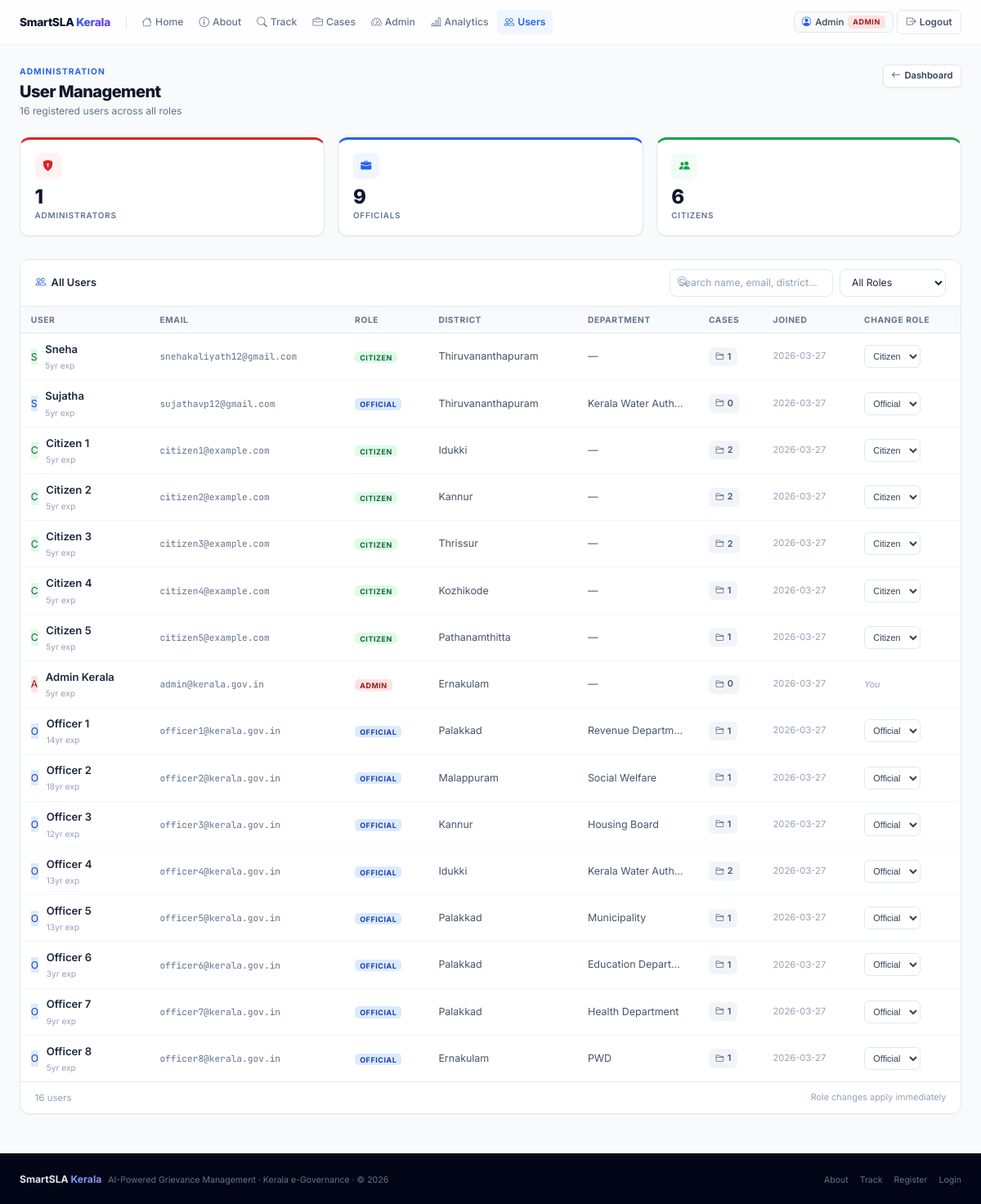
Page /admin/users (signed in) on the committed database.
### tables this page shows
CREATE TABLE users (
        id INTEGER PRIMARY KEY AUTOINCREMENT,
        name TEXT NOT NULL,
        email TEXT UNIQUE NOT NULL,
        password TEXT NOT NULL,
        role TEXT DEFAULT 'citizen',
        district TEXT,
        department TEXT,
        experience_years INTEGER DEFAULT 5,
        created_at TEXT DEFAULT (datetime('now'))
    );

### app.py (the view)
@app.route('/admin/users')
@login_required
@role_required('admin')
def admin_users():
    users = query_db('SELECT * FROM users ORDER BY created_at DESC')
    user_stats = {}
    for u in users:
        uid = u['id']
        total = query_db('SELECT COUNT(*) FROM complaints WHERE user_id=? OR assigned_to=?',[uid,uid],one=True)[0]
        user_stats[uid] = total
    return render_template('admin/users.html', users=users, user_stats=user_stats)

### app.py (called while the page is built)
def get_db():
    db = getattr(g, '_database', None)
    if db is None:
        db = g._database = sqlite3.connect(DATABASE)
        db.row_factory = sqlite3.Row
    return db

def query_db(query, args=(), one=False):
    cur = get_db().execute(query, args)
    rv = cur.fetchall()
    return (rv[0] if rv else None) if one else rv

def login_required(f):
    @wraps(f)
    def dec(*a, **kw):
        if 'user_id' not in session:
            flash('Please log in first.','warning')
            return redirect(url_for('login'))
        return f(*a, **kw)
    return dec

def role_required(*roles):
    def decorator(f):
        @wraps(f)
        def dec(*a, **kw):
            if 'user_id' not in session: return redirect(url_for('login'))
            if session.get('user_role') not in roles:
                flash('Access denied.','danger')
                return redirect(url_for('index'))
            return f(*a, **kw)
        return dec
    return decorator

### templates/admin/users.html (shortened to what this page needs)
{% extends 'base.html' %}{% block title %}User Management — SmartSLA{% endblock %}
{% block content %}
<div class="page-wrap">
  <div class="page-header a1">
    <div>
      <div class="section-label" style="color:var(--pri)">Administration</div>
      <div class="page-title">User Management</div>
      <div class="page-subtitle">{{ users|length }} registered users across all roles</div>
    </div>
    <a href="{{ url_for('admin_dashboard') }}" class="btn btn-outline btn-sm"><i class="bi bi-arrow-left"></i>Dashboard</a>
  </div>
  {% set n_admins   = users|selectattr('role','equalto','admin')   |list|length %}
  {% set n_officials= users|selectattr('role','equalto','official')|list|length %}
  {% set n_citizens = users|selectattr('role','equalto','citizen') |list|length %}
  <div class="grid-3 a2" style="margin-bottom:1.75rem">
    <div class="kpi kpi-top kpi-red">
      <div class="kpi-ic kpi-ic-red"><i class="bi bi-shield-lock-fill"></i></div>
      <div class="kpi-n" data-cu="{{ n_admins }}">{{ n_admins }}</div>
      <div class="kpi-l">Administrators</div>
    </div>
    <div class="kpi kpi-top kpi-blue">
      <div class="kpi-ic kpi-ic-blue"><i class="bi bi-briefcase-fill"></i></div>
      <div class="kpi-n" data-cu="{{ n_officials }}">{{ n_officials }}</div>
      <div class="kpi-l">Officials</div>
    </div>
    <div class="kpi kpi-top kpi-green">
      <div class="kpi-ic kpi-ic-green"><i class="bi bi-people-fill"></i></div>
      <div class="kpi-n" data-cu="{{ n_citizens }}">{{ n_citizens }}</div>
      <div class="kpi-l">Citizens</div>
    </div>
  </div>
  <div class="card a3">
    <div class="card-hd" style="flex-wrap:wrap;gap:.6rem">
      <span class="card-ht"><i class="bi bi-people" style="color:var(--pri)"></i>All Users</span>
      <div class="filter-row">
        <div class="input-group" style="min-width:200px">
          <input type="text" id="uSrch" class="form-input" placeholder="Search name, email, district…"/>
        </div>
        <select id="rFilt" class="form-select" style="width:130px">
          <option value="">All Roles</option>
        </select>
      </div>
    </div>
    <div style="overflow-x:auto">
      <table class="table" id="uTbl">
        <thead>
          <tr>
            <th>User</th>
            <th>Email</th>
            <th>Role</th>
            <th>District</th>
            <th>Department</th>
            <th>Cases</th>
            <th>Joined</th>
            <th>Change Role</th>
          </tr>
        </thead>
        <tbody>
          {% for u in users %}
          <tr data-role="{{ u['role'] }}" data-search="{{ u['name']|lower }} {{ u['email']|lower }} {{ (u['district'] or '')|lower }}">
            <td>
              <div style="display:flex;align-items:center;gap:.6rem">
                <div class="uav uav-{{ u['role'] }}">{{ u['name'][:1].upper() }}</div>
                <div>
                  <div class="u-name">{{ u['name'] }}</div>
                  {% if u['experience_years'] %}<div class="u-exp">{{ u['experience_years'] }}yr exp</div>{% endif %}
                </div>
              </div>
            </td>
            <td><span class="u-email">{{ u['email'] }}</span></td>
            <td><span class="rb rb-{{ u['role'] }}">{{ u['role'] }}</span></td>
            <td style="font-size:.78rem;color:var(--g600)">{{ u['district'] or '—' }}</td>
            <td style="font-size:.78rem;color:var(--g600);max-width:120px;white-space:nowrap;overflow:hidden;text-overflow:ellipsis">{{ u['department'] or '—' }}</td>
            <td>
              <span class="case-chip"><i class="bi bi-folder2"></i>{{ user_stats.get(u['id'], 0) }}</span>
            </td>
            <td style="font-size:.7rem;color:var(--g400);white-space:nowrap">
              {{ u['created_at'][:10] if u['created_at'] else '—' }}
            </td>
            <td>
              {% if u['id'] != session.user_id %}
              <form method="POST" action="{{ url_for('toggle_user_role', uid=u['id']) }}" style="display:inline">
                <select name="role" class="role-sel" onchange="this.form.submit()">
                  {% for r in ['citizen','official','admin'] %}
                  <option value="{{ r }}" {{ 'selected' if u['role']==r }}>{{ r|capitalize }}</option>
                  {% endfor %}
                </select>
              </form>
              {% else %}
              <span style="font-size:.68rem;color:var(--g400);font-style:italic">You</span>
              {% endif %}
            </td>
          </tr>
          {% endfor %}
        </tbody>
      </table>
    </div>
    <div style="padding:.6rem 1.1rem;border-top:1px solid var(--bdr);display:flex;align-items:center;justify-content:space-between">
      <span id="uCount" style="font-size:.72rem;color:var(--g400)">{{ users|length }} users</span>
      <span style="font-size:.68rem;color:var(--g400)">Role changes apply immediately</span>
    </div>
  </div>
</div>
{% endblock %}

### templates/base.html (shortened to what this page needs)
<!DOCTYPE html>
<html lang="en">
<head>
  <link href="https://cdn.jsdelivr.net/npm/bootstrap-icons@1.11.3/font/bootstrap-icons.css" rel="stylesheet"/>
</head>
<body>
<nav class="navbar" id="mainNav"><div class="nb">
  <a href="{{ url_for('index') }}" class="brand"><span class="brand-t">SmartSLA <span>Kerala</span></span></a>
  <div class="nlinks" id="navLinks">
    {% set cur=request.endpoint or '' %}
    <a href="{{ url_for('index') }}" class="nlink {{'active' if cur=='index'}}"><i class="bi bi-house"></i>Home</a>
    <a href="{{ url_for('about') }}" class="nlink {{'active' if cur=='about'}}"><i class="bi bi-info-circle"></i>About</a>
    <a href="{{ url_for('track') }}" class="nlink {{'active' if cur=='track'}}"><i class="bi bi-search"></i>Track</a>
    {% if session.user_role=='citizen' %}
      <a href="{{ url_for('submit_complaint') }}" class="nlink {{'active' if cur=='submit_complaint'}}"><i class="bi bi-plus-circle"></i>File</a>
      <a href="{{ url_for('citizen_dashboard') }}" class="nlink {{'active' if cur=='citizen_dashboard'}}"><i class="bi bi-grid"></i>My Cases</a>
    {% elif session.user_role in ('official','admin') %}
      <a href="{{ url_for('official_dashboard') }}" class="nlink {{'active' if cur=='official_dashboard'}}"><i class="bi bi-briefcase"></i>Cases</a>
    {% endif %}
    {% if session.user_role=='admin' %}
      <a href="{{ url_for('admin_dashboard') }}" class="nlink {{'active' if cur=='admin_dashboard'}}"><i class="bi bi-speedometer2"></i>Admin</a>
      <a href="{{ url_for('analytics') }}" class="nlink {{'active' if cur=='analytics'}}"><i class="bi bi-bar-chart-line"></i>Analytics</a>
      <a href="{{ url_for('admin_users') }}" class="nlink {{'active' if cur=='admin_users'}}"><i class="bi bi-people"></i>Users</a>
    {% endif %}
  </div>
  <div class="nright">
    {% if session.user_id %}
      <div class="uchip"><i class="bi bi-person-circle" style="color:var(--pri)"></i><span>{{ session.user_name.split()[0] }}</span><span class="rb rb-{{ session.user_role }}">{{ session.user_role }}</span></div>
      <a href="{{ url_for('logout') }}" class="bnav bnav-g"><i class="bi bi-box-arrow-right"></i><span>Logout</span></a>
    {% else %}
      <a href="{{ url_for('login') }}" class="bnav bnav-g">Sign In</a>
      <a href="{{ url_for('register') }}" class="bnav bnav-p"><i class="bi bi-person-plus"></i><span>Register</span></a>
    {% endif %}
  </div>
</div></nav>
<div class="mc">{% block content %}{% endblock %}</div>
<footer class="site-footer"><div class="ft-in"><div><span class="ft-b">SmartSLA <span>Kerala</span></span><span class="ft-c" style="margin-left:.5rem">AI-Powered Grievance Management · Kerala e-Governance · © 2026</span></div><div class="ft-l"><a href="{{ url_for('about') }}">About</a><a href="{{ url_for('track') }}">Track</a><a href="{{ url_for('register') }}">Register</a><a href="{{ url_for('login') }}">Login</a></div></div></footer>
</body></html>

### rows in the picture
users: user_name "Admin", user_role "ADMIN", name "A", name "Admin Kerala", experience_years "5", email "admin@kerala.gov.in", role "ADMIN", district "Ernakulam", u "—", get "0", created_at "2026-03-27", shows "You"
users: name "S", name "Sneha", experience_years "5", email "snehakaliyath12@gmail.com", role "CITIZEN", district "Thiruvananthapuram", department "—", get "1", created_at "2026-03-27"
users: name "S", name "Sujatha", experience_years "5", email "sujathavp12@gmail.com", role "OFFICIAL", district "Thiruvananthapuram", department "Kerala Water Auth…", get "0", created_at "2026-03-27"
users: name "C", name "Citizen 1", experience_years "5", email "citizen1@example.com", role "CITIZEN", district "Idukki", u "—", get "2", created_at "2026-03-27"
users: name "C", name "Citizen 2", experience_years "5", email "citizen2@example.com", role "CITIZEN", district "Kannur", u "—", get "2", created_at "2026-03-27"
users: name "C", name "Citizen 3", experience_years "5", email "citizen3@example.com", role "CITIZEN", district "Thrissur", u "—", get "2", created_at "2026-03-27"
users: name "C", name "Citizen 4", experience_years "5", email "citizen4@example.com", role "CITIZEN", district "Kozhikode", u "—", get "1", created_at "2026-03-27"
users: name "C", name "Citizen 5", experience_years "5", email "citizen5@example.com", role "CITIZEN", district "Pathanamthitta", u "—", get "1", created_at "2026-03-27"
users: name "O", name "Officer 1", experience_years "14", email "officer1@kerala.gov.in", role "OFFICIAL", district "Palakkad", department "Revenue Departm…", get "1", created_at "2026-03-27"
users: name "O", name "Officer 2", experience_years "18", email "officer2@kerala.gov.in", role "OFFICIAL", district "Malappuram", department "Social Welfare", get "1", created_at "2026-03-27"
users: name "O", name "Officer 3", experience_years "12", email "officer3@kerala.gov.in", role "OFFICIAL", district "Kannur", department "Housing Board", get "1", created_at "2026-03-27"
users: name "O", name "Officer 4", experience_years "13", email "officer4@kerala.gov.in", role "OFFICIAL", district "Idukki", department "Kerala Water Auth…", get "2", created_at "2026-03-27"
users: name "O", name "Officer 5", experience_years "13", email "officer5@kerala.gov.in", role "OFFICIAL", district "Palakkad", department "Municipality", get "1", created_at "2026-03-27"
users: name "O", name "Officer 6", experience_years "3", email "officer6@kerala.gov.in", role "OFFICIAL", district "Palakkad", department "Education Depart…", get "1", created_at "2026-03-27"
users: name "O", name "Officer 7", experience_years "9", email "officer7@kerala.gov.in", role "OFFICIAL", district "Palakkad", department "Health Department", get "1", created_at "2026-03-27"
users: name "O", name "Officer 8", experience_years "5", email "officer8@kerala.gov.in", role "OFFICIAL", district "Ernakulam", department "PWD", get "1", created_at "2026-03-27"

### other values in the picture
{{ users|length }} "16"
{{ n_admins }} "1"
{{ n_officials }} "9"
{{ n_citizens }} "6"
form field role "Citizen"
form field role "Official"
